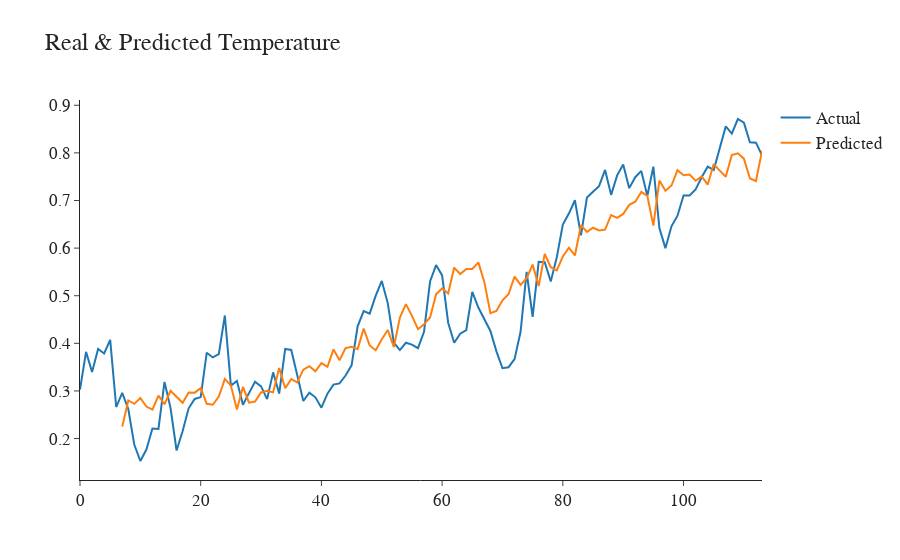

Notebook source saved alongside this figure:
### Code cell
plot_eval(test_predictions, shape) #best: 0.07537413193434823
